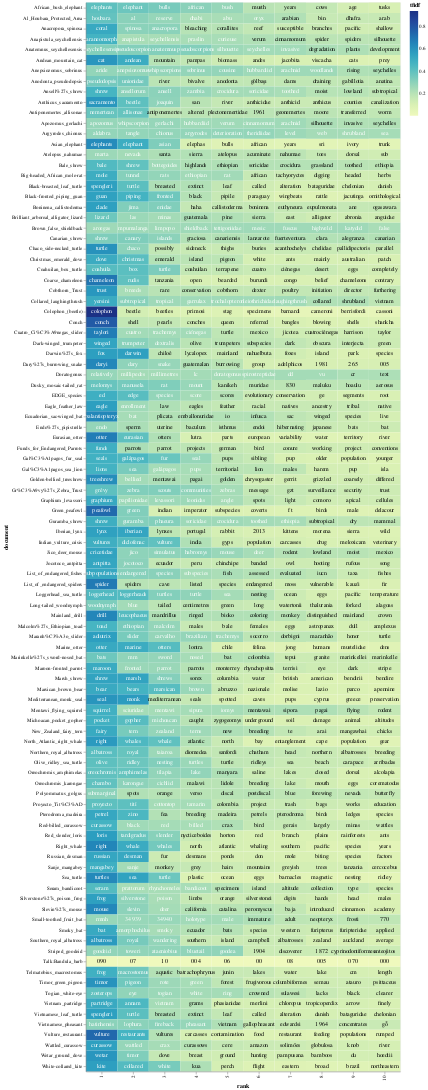

Here is the notebook cell this chart was saved with:
### Markdown cell above
### The pièce de résistance: A heat map

The code below (from [here](https://melaniewalsh.github.io/Intro-Cultural-Analytics/05-Text-Analysis/03-TF-IDF-Scikit-Learn.html)] makes a lovely visualization showing what terms are most particular to each document, according to TF-IDF. Again, you can just run the code and see what happens.

You'll see that, unsurprisingly, the most prominent or special or particular word for each document is usually the name of the revelant animal, but they you'll start to see other interesting patterns.

Many of you will find this useful in projects that try to compare sets of documents over time.

### Code cell
import altair as alt
import numpy as np


# adding a little randomness to break ties in term ranking
top_tfidf_plusRand = top_tfidf.copy()
top_tfidf_plusRand['tfidf'] = top_tfidf_plusRand['tfidf'] + np.random.rand(top_tfidf.shape[0])*0.0001

# base for all visualizations, with rank calculation
base = alt.Chart(top_tfidf_plusRand).encode(
    x = 'rank:O',
    y = 'document:N'
).transform_window(
    rank = "rank()",
    sort = [alt.SortField("tfidf", order="descending")],
    groupby = ["document"],
)

# heatmap specification
heatmap = base.mark_rect().encode(
    color = 'tfidf:Q'
)

# text labels, white for darker heatmap colors
text = base.mark_text(baseline='middle').encode(
    text = 'term:N',
    color = alt.condition(alt.datum.tfidf >= 0.23, alt.value('white'), alt.value('black'))
)

# display the three superimposed visualizations
(heatmap + text).properties(width = 600)

### Figure 1 — Vega-Lite specification as saved in the notebook (floating-point values rounded to 4 significant figures; data arrays with more than 128 entries replaced by an {"elided": "..."} marker saying what was removed)
{"config": {"view": {"continuousWidth": 300, "continuousHeight": 300}}, "layer": [{"mark": {"type": "rect"}, "encoding": {"color": {"field": "tfidf", "type": "quantitative"}, "x": {"field": "rank", "type": "ordinal"}, "y": {"field": "document", "type": "nominal"}}, "transform": [{"window": [{"op": "rank", "field": "", "as": "rank"}], "groupby": ["document"], "sort": [{"field": "tfidf", "order": "descending"}]}]}, {"mark": {"type": "text", "baseline": "middle"}, "encoding": {"color": {"condition": {"test": "(datum.tfidf >= 0.23)", "value": "white"}, "value": "black"}, "text": {"field": "term", "type": "nominal"}, "x": {"field": "rank", "type": "ordinal"}, "y": {"field": "document", "type": "nominal"}}, "transform": [{"window": [{"op": "rank", "field": "", "as": "rank"}], "groupby": ["document"], "sort": [{"field": "tfidf", "order": "descending"}]}]}], "data": {"name": "data-a7a49fbe11793dd57e63d14a1179155f"}, "width": 600, "$schema": "https://vega.github.io/schema/vega-lite/v5.15.1.json", "datasets": {"data-a7a49fbe11793dd57e63d14a1179155f": {"elided": "1020 records"}}}
